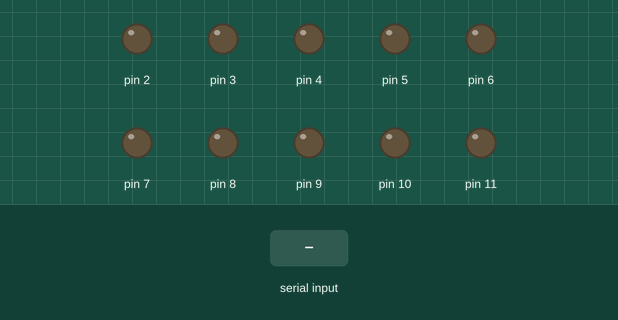
Simulated run of this sketch. Board: Arduino Uno, built with avr-gcc and run on an emulated ATmega328P. Shown: output pins drawn as LEDs (lit = HIGH). The test bench sets the inputs (shaded band).

Above: at 1.2 s.
1.3 s: "0" received over Serial
At 1.42 s:
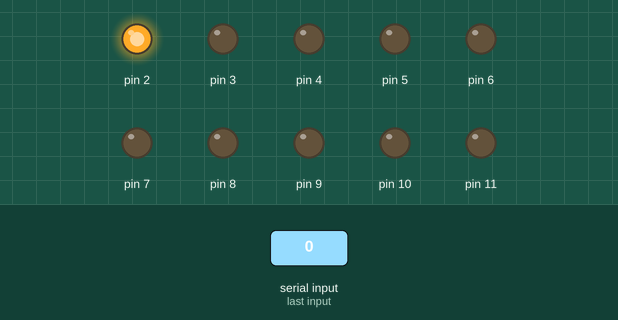
3.0 s: "1" received over Serial
At 3.12 s:
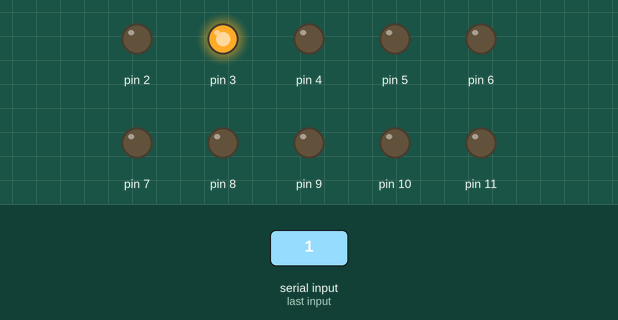
4.7 s: "2" received over Serial
At 4.82 s:
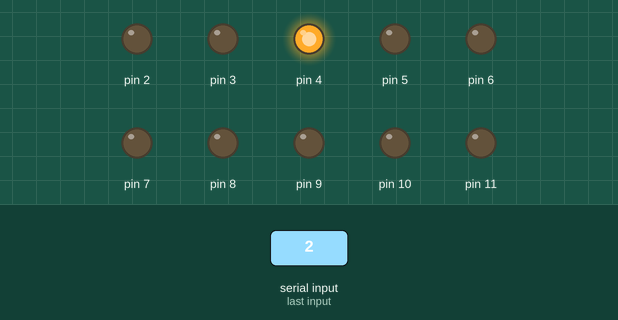
6.4 s: "3" received over Serial
At 6.52 s:
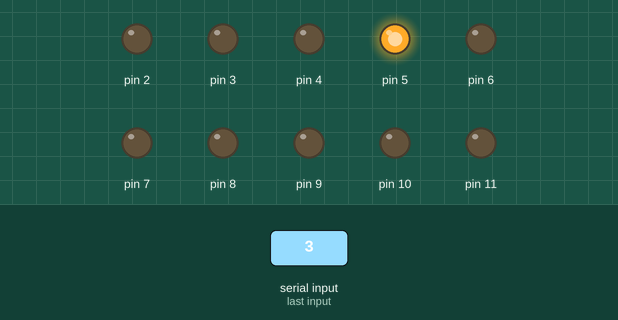
8.1 s: "4" received over Serial
At 8.22 s:
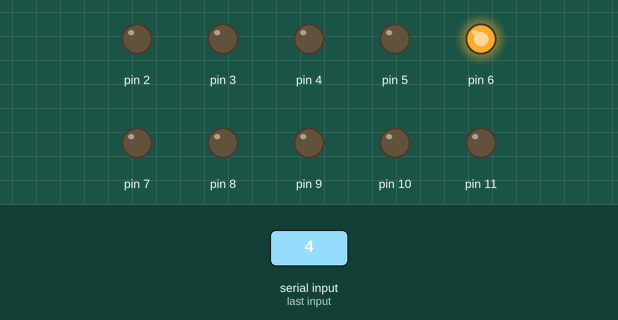
9.8 s: "5" received over Serial
At 9.92 s:
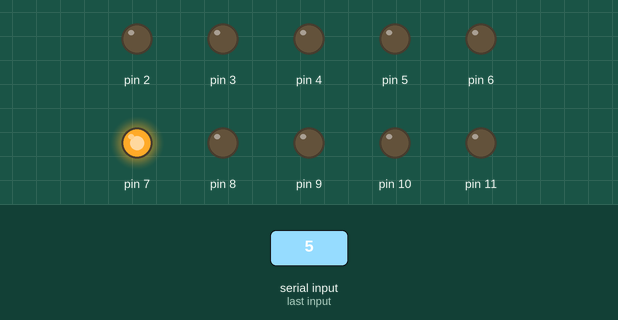
Timing chart, 0 to 12.5 s (numbered marks = the images above; inputs shaded):
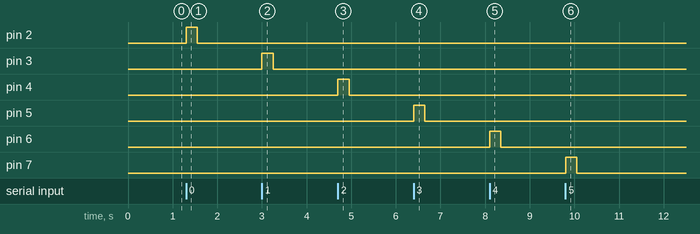

The sketch:

DigitalWriteSerial.ino
```cpp
//Toggles pin 2-9 depending on provided Serial input
//Code originally from http://bildr.org

void setup(){
  Serial.begin(9600);

  //Set all the pins we need to output pins
  pinMode(2, OUTPUT);
  pinMode(3, OUTPUT);
  pinMode(4, OUTPUT);
  pinMode(5, OUTPUT);
  pinMode(6, OUTPUT);
  pinMode(7, OUTPUT);
  pinMode(8, OUTPUT);
  pinMode(9, OUTPUT);
  pinMode(10, OUTPUT);
  pinMode(11, OUTPUT);
}

void loop (){
  if (Serial.available()) {

    //read serial as a character
    char ser = Serial.read();

    //NOTE because the serial is read as "char" and not "int", the read value must be compared to character numbers
    //hence the quotes around the numbers in the case statement
    switch (ser) {
      case '0':
        triggerPin(2);
        break;
      case '1':
        triggerPin(3);
        break;
      case '2':
        triggerPin(4);
        break;
      case '3':
        triggerPin(5);
        break;
      case '4':
        triggerPin(6);
        break;
      case '5':
        triggerPin(7);
        break;
      case '6':
        triggerPin(8);
        break;
      case '7':
        triggerPin(9);
        break;
      case '8':
        triggerPin(10);
        break;
      case '9':
        triggerPin(11);
        break;
    }
  }
}

void triggerPin(int pin){
  digitalWrite(pin, HIGH);
  delay(250);
  digitalWrite(pin, LOW);
  delay(250);
}
```

Measured:
- after the input at 1.3 s, pin 2: LOW → HIGH at once, → LOW 0.25 s later
- after the input at 3.0 s, pin 3: LOW → HIGH at once, → LOW 0.25 s later
- after the input at 4.7 s, pin 4: LOW → HIGH at once, → LOW 0.25 s later
- after the input at 6.4 s, pin 5: LOW → HIGH at once, → LOW 0.25 s later
- after the input at 8.1 s, pin 6: LOW → HIGH at once, → LOW 0.25 s later
- after the input at 9.8 s, pin 7: LOW → HIGH at once, → LOW 0.25 s later
